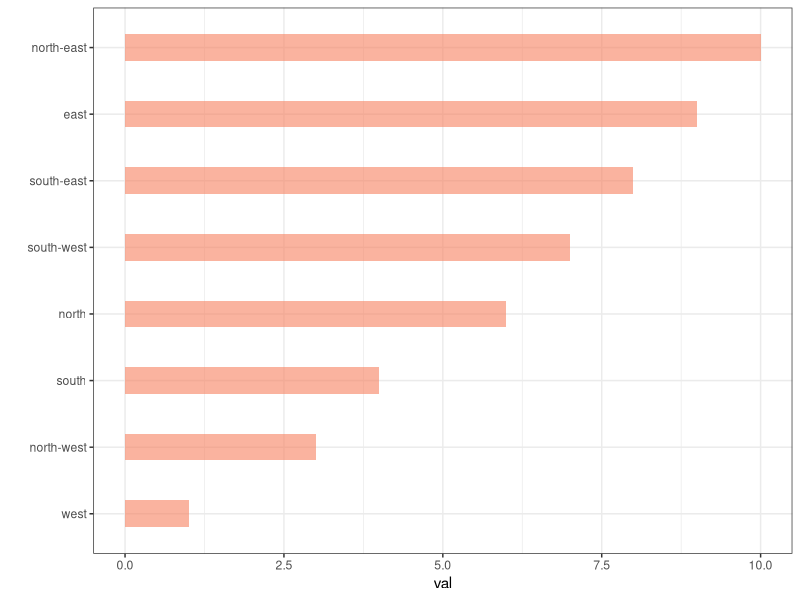
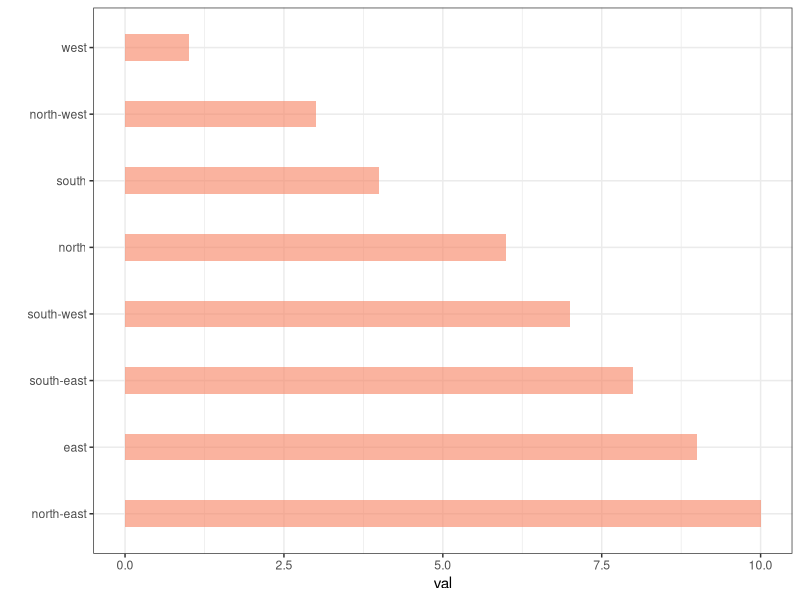
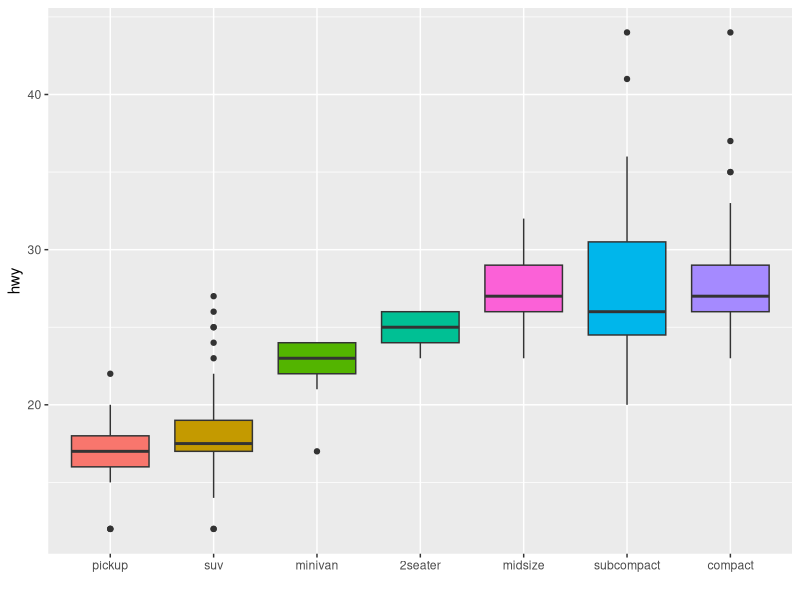
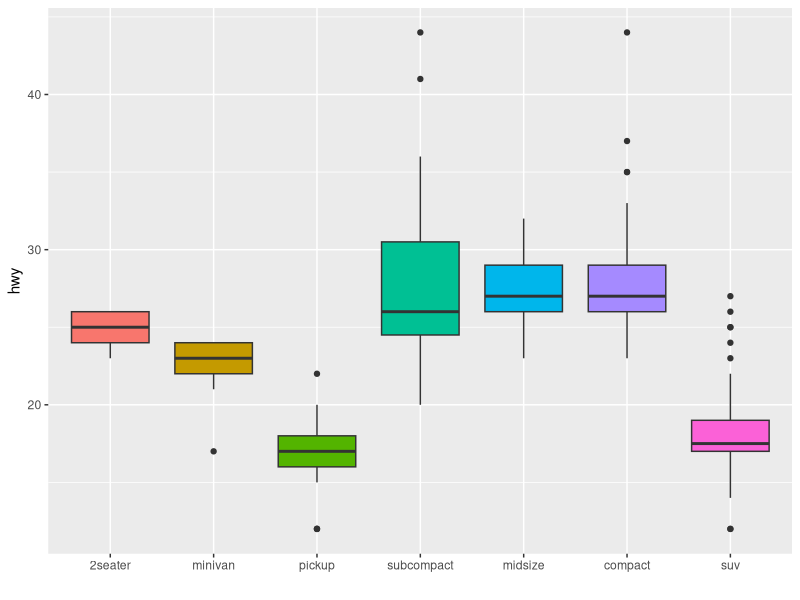

Write R code to recreate these figures, in order.
# load the library
library(forcats)
library(tidyverse)

# Dataset 1: one value per group
data <- data.frame(
  name=c("north","south","south-east","north-west","south-west","north-east","west","east"),
  val=sample(seq(1,10), 8 )
)

# Dataset 2: several values per group (natively provided in R)
# mpg

# Reorder following the value of another column:
data %>%
  mutate(name = fct_reorder(name, val)) %>%
  ggplot( aes(x=name, y=val)) +
  geom_bar(stat="identity", fill="#f68060", alpha=.6, width=.4) +
  coord_flip() +
  xlab("") +
  theme_bw()

# Reverse side
data %>%
  mutate(name = fct_reorder(name, desc(val))) %>%
  ggplot( aes(x=name, y=val)) +
  geom_bar(stat="identity", fill="#f68060", alpha=.6, width=.4) +
  coord_flip() +
  xlab("") +
  theme_bw()

# Using median
mpg %>%
  mutate(class = fct_reorder(class, hwy, .fun='median')) %>%
  ggplot( aes(x=reorder(class, hwy), y=hwy, fill=class)) + 
  geom_boxplot() +
  xlab("class") +
  theme(legend.position="none") +
  xlab("")

# Using number of observation per group
mpg %>%
  mutate(class = fct_reorder(class, hwy, .fun='length' )) %>%
  ggplot( aes(x=class, y=hwy, fill=class)) + 
  geom_boxplot() +
  xlab("class") +
  theme(legend.position="none") +
  xlab("") +
  xlab("")
